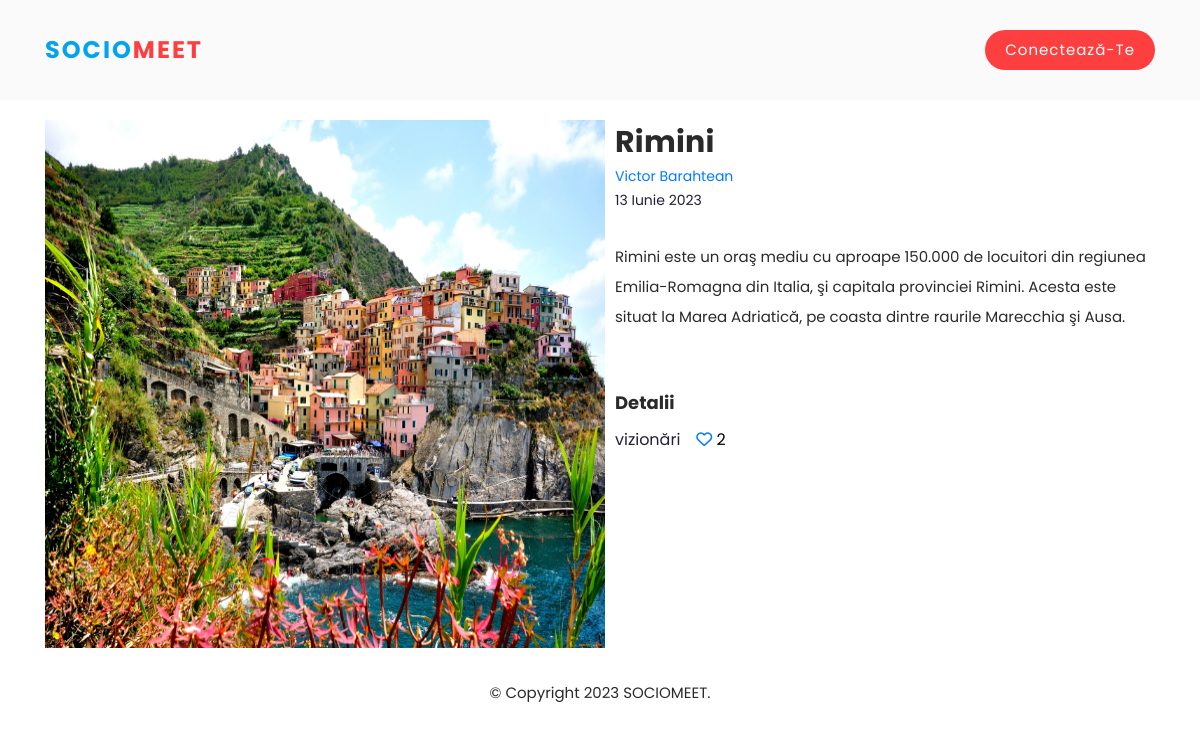
/images/detail/5/rimini/, run on the app's committed database.
### images/models.py (models this page shows, shortened)
class Image(models.Model):
    user = models.ForeignKey(settings.AUTH_USER_MODEL, related_name='images_created', on_delete=models.CASCADE)
    title = models.CharField(max_length=200)
    slug = models.SlugField(max_length=200, blank=True)
    url = models.URLField()
    image = models.ImageField(upload_to='image/%Y/%m/%d/')
    description = models.TextField(blank=True)
    created = models.DateField(auto_now_add=True, db_index=True)
    users_likes = models.ManyToManyField(settings.AUTH_USER_MODEL, related_name='images_liked', blank=True)
    total_likes = models.PositiveIntegerField(db_index=True, default=0)
    visibility = models.CharField(max_length=10, default="for_all")

### images/views.py (the view)
# urls.py: path('detail/<int:id>/<slug:slug>/', views.image_detail, name='detail'),
def image_detail(request, id, slug):
    image = get_object_or_404(Image, id=id, slug=slug)
    if image.visibility == "for_non":
        return redirect('dashboard')
    total_views = r.incr('image:{}:views'.format(image.id))
    r.zincrby('image_ranking', image.id, 1)
    return render(request, 'images/image/detail.html', {'section':'images', 'image':image, 'total_views':total_views})

### images/templates/images/image/detail.html (shortened to what this page needs)
{% extends "base.html" %}
{% block content %}
<div id="services" class="our-services section">
    <div class="container">
      <div class="row">
        <div class="col-lg-6 align-self-center  wow fadeInLeft" data-wow-duration="1s" data-wow-delay="0.2s">
          <div class="left-image">
            <img src="{{image.image.url}}" alt="">
          </div>
        </div>
        <div class="col-lg-6 wow fadeInRight" data-wow-duration="1s" data-wow-delay="0.2s">
          <div class="section-heading">
            <h2>{{ image.title }}</h2>
            <small><a href="{{image.user.get_absolute_url}}">{{image.user.get_full_name}}</a></small>
            <br>
            <small>{{image.created}}</small>
            <p>{{ image.description }}</p>
          </div>
          <div class="row">
            <div class="col-lg-12">
              <div class="first-bar progress-skill-bar">
                <h4>Detalii</h4>
                <div class="detail-image">
                  <li>{{total_views}} vizionări</li>
                  <li class="number-likes">
                    <a href="" data-id="{{ image.id }}"
                      data-action="{% if request.user in image.users_likes.all %}un{% endif %}like"
                      class="like button" id="like-act">
                      <i id="like-icon" class="fa-{% if request.user in image.users_likes.all %}solid{% else %}regular{% endif %} fa-heart"></i>
                    </a>
                    <button type="button" id="button-total-like" class="btn btn-primary total" data-toggle="modal" data-target="#exampleModalScrollable" >
                      {{image.total_likes}}
                    </button>
                  </li>
                </div>
              </div>
            </div>
          </div>
        </div>
      </div>
    </div>
</div>
{% endblock %}

### account/static/assets/css/templatemo-space-dynamic.css (style rules this page uses)
html, body, div, span, applet, object, iframe, h1, h2, h3, h4, h5, h6, p, blockquote, div pre, a, abbr, acronym, address, big, cite, code, del, dfn, em, font, img, ins, kbd, q, s, samp, small, strike, strong, sub, sup, tt, var, b, u, i, center, dl, dt, dd, ol, ul, li, figure, header, nav, section, article, aside, footer, figcaption { margin: 0; padding: 0; border: 0; outline: 0; }
ul, li { padding: 0; margin: 0; list-style: none; }
* { box-sizing: border-box; }
html, body { font-family: 'Poppins', sans-serif; font-weight: 400; background-color: #fff; -ms-text-size-adjust: 100%; -webkit-font-smoothing: antialiased; -moz-osx-font-smoothing: grayscale; }
a { text-decoration: none !important; }
h1, h2, h3, h4, h5, h6 { margin-top: 0px; margin-bottom: 0px; }
p { font-size: 15px; line-height: 30px; color: #2a2a2a; }
img { width: 100%; overflow: hidden; }
html, body { background: #fff; font-family: 'Poppins', sans-serif; }
.section-heading h2 { font-size: 30px; color: #2a2a2a; font-weight: 700; letter-spacing: 0.25px; position: relative; z-index: 2; line-height: 44px; }
.our-services { margin-top: 0px; padding-top: 120px; }
.our-services .detail-image { display: inline-flex; }
.our-services .detail-image li { padding-right: 1rem; }
.our-services .detail-image .number-likes button { background:none; border:none; margin:0; padding:0; cursor: pointer; color: black; }
.our-services .left-image { margin-right: 45px; }
.our-services .left-image img { width: 35rem; height: 33rem; }
.our-services .section-heading h2 { margin-right: 100px; }
.our-services .section-heading p { margin-top: 30px; margin-bottom: 60px; }
.our-services .progress-skill-bar { margin-bottom: 30px; position: relative; width: 100%; }
.our-services .progress-skill-bar h4 { font-size: 18px; font-weight: 700; color: #2a2a2a; margin-bottom: 14px; }

### account/static/css/style_dash.css (style rules this page uses)
:root { --color-white:hsl(252, 30%, 100%); --color-light:hsl(252, 30%, 95%); --color-gry:rgb(160, 151, 190); --color-primary:hsl(252, 75%, 60%); --color-success:hsl(120, 95%, 65%); --color-danger:hsl(0, 95%, 65%); --color-dark:hsl(252, 30%, 17%); --color-black:hsl(252, 30%, 10%); --color-blue:#ecf3f7; --btn-padding:.6rem 2rem; --border-radius:0; --card-border-radius:20px; --search-padding:.6rem 2rem; --card-padding:1rem; --card-shadow:0px 0px 10px rgba(0,0,0,0.1); --stk-top-left:5.4rem; --stk-top-right:-18rem; }
body { color: var(--color-dark); background: var(--color-white); overflow-x: hidden; }
@media (max-width:1220px) { .container { width: 96%; } }

### data on the page
Image: image (picture), title "Rimini", user.get_full_name "Victor Barahtean", created "13 Iunie 2023", description "Rimini este un oraş mediu cu aproape 150.000 de locuitori din regiunea Emilia-Romagna din Italia, şi capitala provinciei Rimini. Acesta este situat la Marea Adriatică, pe coasta dintre raurile Marecchia şi Ausa.", total_likes "2"
